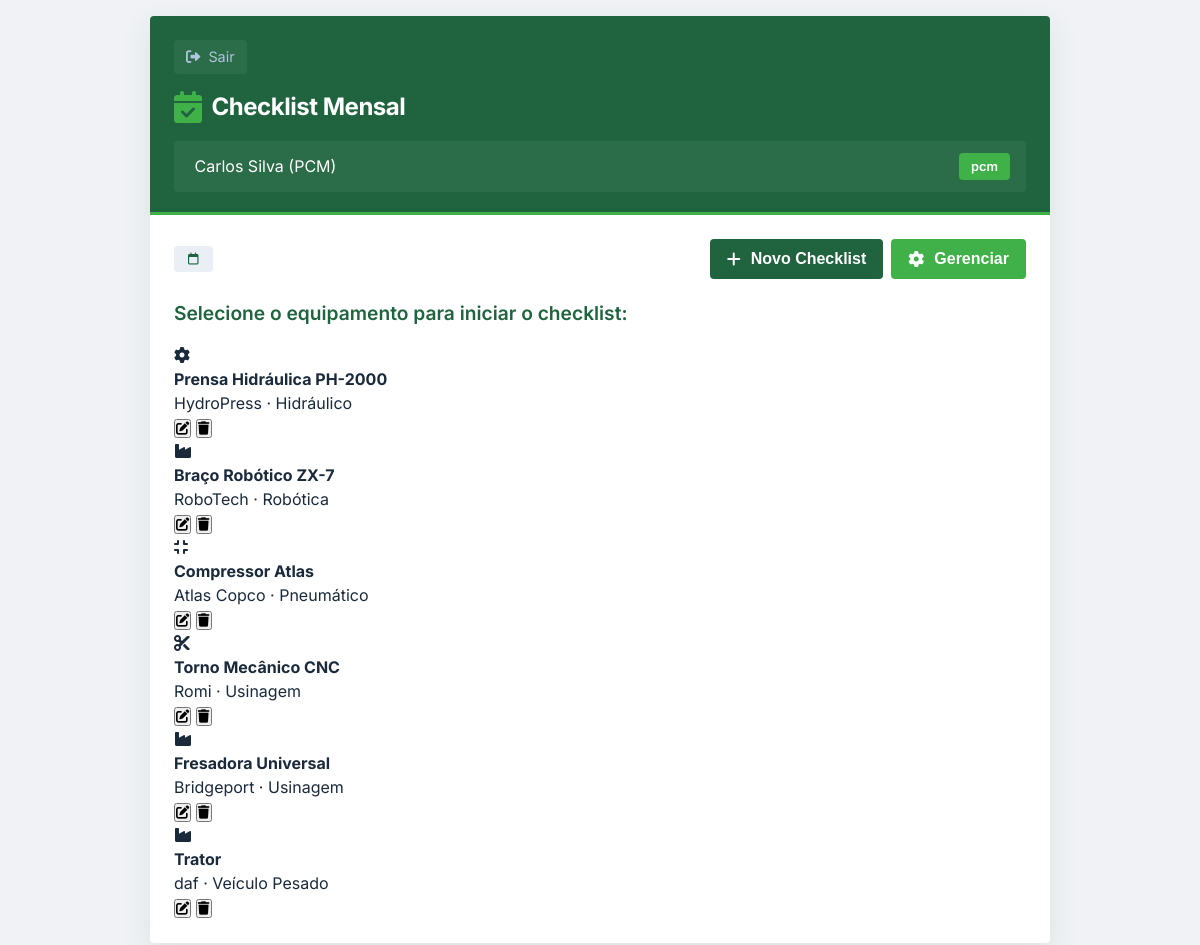
The page /modulo/checklist/template (signed in) on the database as committed earlier.
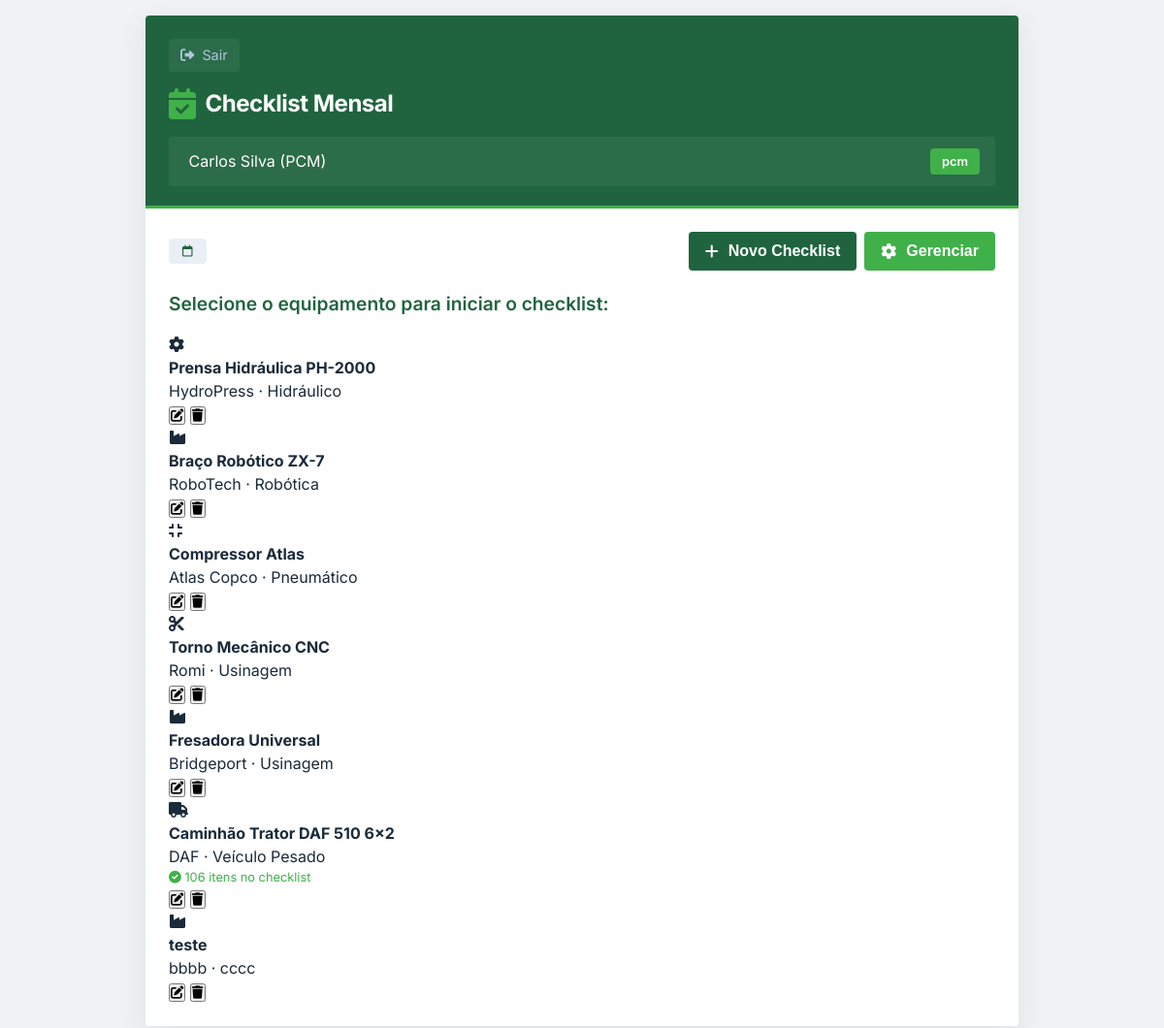
The same page on the database as committed later.
### app.py (models this page shows, shortened)
class Usuario(db.Model):
    __tablename__ = 'usuarios'
    id = db.Column(db.Integer, primary_key=True)
    nome = db.Column(db.String(100), nullable=False)
    login = db.Column(db.String(50), unique=True, nullable=False)
    senha = db.Column(db.String(100), nullable=False)
    perfil = db.Column(db.String(20), nullable=False)  # 'manutentor', 'pcm', 'operador'
    modulo_acesso = db.Column(db.String(50))  # 'leitura', 'checklist', 'corretivas', 'todos'

class Equipamento(db.Model):
    __tablename__ = 'equipamentos'
    id = db.Column(db.Integer, primary_key=True)
    nome = db.Column(db.String(100), nullable=False)
    modelo = db.Column(db.String(50))
    fabricante = db.Column(db.String(100))
    tipo = db.Column(db.String(50))
    manual_pdf = db.Column(db.String(200))
    data_cadastro = db.Column(db.DateTime, default=datetime.utcnow)

### app.py (the view)
@app.route('/modulo/checklist/template')
@login_required
def template_checklist():
    usuario = Usuario.query.get(session['usuario_id'])
    equipamentos = Equipamento.query.all()
    return render_template('modulo_checklist.html', usuario=usuario, equipamentos=equipamentos)

### app.py (called while the page is built)
def login_required(f):
    @wraps(f)
    def decorated_function(*args, **kwargs):
        if 'usuario_id' not in session:
            return redirect(url_for('index'))
        return f(*args, **kwargs)
    return decorated_function

### templates/modulo_checklist.html (shortened to what this page needs)
<!DOCTYPE html>
<html lang="pt-BR">
<head>
    <link rel="stylesheet" href="https://cdnjs.cloudflare.com/ajax/libs/font-awesome/6.0.0-beta3/css/all.min.css">
    <link rel="stylesheet" href="{{ url_for('static', filename='css/modulo_checklist.css') }}">
</head>
<body>
<div class="app-container">
    <div class="screen">
        <div class="header-aguia">
            <div class="back-button" onclick="window.location.href='/'">
                <i class="fas fa-sign-out-alt"></i> Sair
            </div>
            <div class="header-logo">
                <i class="fas fa-calendar-check"></i> Checklist Mensal
            </div>
            <div class="user-info">
                <span> {{ usuario.nome }} ({{ usuario.perfil|upper }})</span>
                <span class="badge">{{ usuario.perfil }}</span>
            </div>
        </div>
        <div class="content-padded">
            <div style="display:flex; justify-content: space-between; align-items: center; margin-bottom: 20px;">
                <span class="status-tag"><i class="far fa-calendar"></i> {{ mes_ano }}</span>
                <div style="display: flex; gap: 8px;">
                    <button class="btn" style="width: auto; padding: 10px 16px;" onclick="window.location.href='/modulo/checklist?new=1'">
                        <i class="fas fa-plus"></i> Novo Checklist
                    </button>
                    {% if usuario.perfil == 'pcm' %}
                    <button class="btn" style="width: auto; padding: 10px 16px; background: #40b049;" onclick="abrirModalGerenciarEquipamentos()">
                        <i class="fas fa-cog"></i> Gerenciar
                    </button>
                    {% endif %}
                </div>
            </div>
            {% if request.args.get('new') or not checklists or checklists|length == 0 %}
                <h3>Selecione o equipamento para iniciar o checklist:</h3>
                {% if equipamentos %}
                    <div style="margin-top: 15px;">
                        {% for equipamento in equipamentos %}
                        <div class="equipamento-card">
                            <div class="equipamento-icon" onclick="iniciarChecklist({{ equipamento.id }})" style="cursor: pointer;">
                                {% if 'daf' in equipamento.nome|lower %}
                                <i class="fas fa-truck"></i>
                                {% elif 'prensa' in equipamento.nome|lower %}
                                <i class="fas fa-cog"></i>
                                {% elif 'robô' in equipamento.nome|lower or 'robot' in equipamento.nome|lower %}
                                <i class="fas fa-robot"></i>
                                {% elif 'compressor' in equipamento.nome|lower %}
                                <i class="fas fa-compress"></i>
                                {% elif 'torno' in equipamento.nome|lower %}
                                <i class="fas fa-cut"></i>
                                {% else %}
                                <i class="fas fa-industry"></i>
                                {% endif %}
                            </div>
                            <div class="equipamento-info" onclick="iniciarChecklist({{ equipamento.id }})" style="cursor: pointer;">
                                <h4>{{ equipamento.nome }}</h4>
                                <p>{{ equipamento.fabricante }} · {{ equipamento.tipo }}</p>
                                {% if equipamento.itens_padrao|length > 0 %}
                                <p style="color: #40b049; font-size: 0.8rem;">
                                    <i class="fas fa-check-circle"></i> {{ equipamento.itens_padrao|length }} itens no checklist
                                </p>
                                {% endif %}
                            </div>
                            {% if usuario.perfil == 'pcm' %}
                            <div class="equipamento-actions">
                                <button class="action-btn edit" onclick="event.stopPropagation(); editarEquipamento({{ equipamento.id }})" title="Editar equipamento">
                                    <i class="fas fa-edit"></i>
                                </button>
                                <button class="action-btn delete" onclick="event.stopPropagation(); confirmarExcluirEquipamento({{ equipamento.id }}, '{{ equipamento.nome }}')" title="Excluir equipamento">
                                    <i class="fas fa-trash"></i>
                                </button>
                            </div>
                            {% endif %}
                        </div>
                        {% endfor %}
                    </div>
                {% else %}
                    <div class="sem-checklist">
                        <i class="fas fa-tools"></i>
                        <h3>Nenhum equipamento cadastrado</h3>
                        <p>Entre em contato com o PCM para cadastrar equipamentos.</p>
                    </div>
                {% endif %}
            {% endif %}
        </div>
    </div>
</div>
</body>
</html>

### static/css/modulo_checklist.css (style rules this page uses)
* { margin: 0; padding: 0; box-sizing: border-box; }
body { font-family: 'Inter', sans-serif; background: #f0f2f5; color: #1a2a3a; line-height: 1.5; min-height: 100vh; padding: 16px; }
.app-container { max-width: 900px; width: 100%; margin: 0 auto; }
.screen { background: white; border-radius: 4px; box-shadow: 0 10px 30px rgba(32, 100, 63, 0.1); overflow: hidden; }
.header-aguia { background: #20643f; color: white; padding: 24px 24px 20px 24px; border-bottom: 3px solid #40b049; }
.header-logo { display: flex; align-items: center; gap: 10px; font-weight: 700; font-size: 1.5rem; letter-spacing: -0.02em; margin-bottom: 4px; }
.header-logo i { font-size: 2rem; color: #40b049; }
.back-button { display: inline-flex; align-items: center; gap: 8px; color: #b0c4de; font-size: 0.9rem; margin-bottom: 15px; cursor: pointer; padding: 6px 12px; background: rgba(255,255,255,0.05); border-radius: 4px; width: fit-content; transition: 0.2s; }
.user-info { background: rgba(255,255,255,0.05); padding: 12px 16px; border-radius: 4px; margin-top: 16px; display: flex; align-items: center; justify-content: space-between; }
.badge { background: #40b049; color: white; padding: 4px 12px; border-radius: 4px; font-weight: 600; font-size: 0.8rem; }
.content-padded { padding: 24px; }
h3 { font-size: 1.2rem; font-weight: 600; color: #20643f; margin-bottom: 15px; }
.status-tag { background: #e9eff5; border-radius: 4px; padding: 4px 14px; font-weight: 600; font-size: 0.75rem; display: inline-block; color: #20643f; }
.btn { background: #20643f; border: none; color: white; padding: 16px 24px; border-radius: 4px; font-weight: 600; font-size: 1rem; width: 100%; text-align: center; display: inline-flex; align-items: center; justify-content: center; gap: 10px; cursor: pointer; transition: 0.15s; border: 1px solid transparent; }

Rows that differ between the two databases and show on the page:
changed Equipamento "Veículo Pesado": nome "Trator" → "Caminhão Trator DAF 510 6x2"; fabricante "daf" → "DAF"; itens_padrao|length (not shown) → "106"
added Equipamento: nome "teste", fabricante "bbbb", tipo "cccc"
